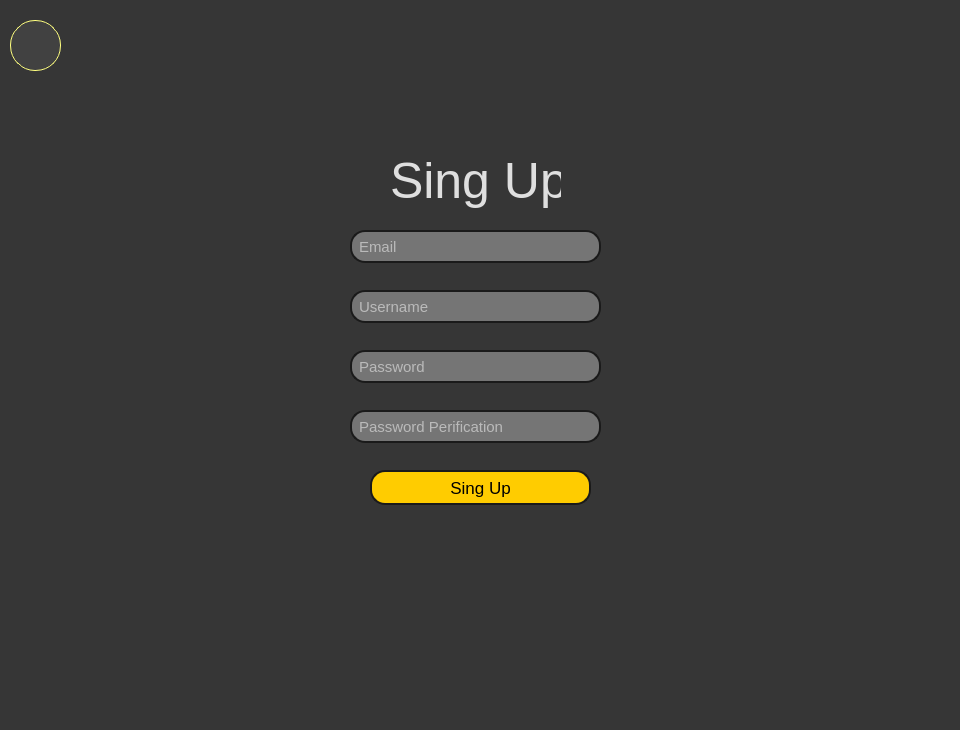
<?xml version="1.0" encoding="UTF-8"?>
<ui version="4.0">
 <class>createaccount</class>
 <widget class="QDialog" name="createaccount">
  <property name="geometry">
   <rect>
    <x>0</x>
    <y>0</y>
    <width>960</width>
    <height>730</height>
   </rect>
  </property>
  <property name="windowTitle">
   <string>Create Accont</string>
  </property>
  <property name="styleSheet">
   <string notr="true">background-color: rgb(54, 54, 54);</string>
  </property>
  <widget class="QLineEdit" name="username">
   <property name="geometry">
    <rect>
     <x>350</x>
     <y>290</y>
     <width>251</width>
     <height>33</height>
    </rect>
   </property>
   <property name="styleSheet">
    <string notr="true">padding:5px;
background-color: rgb(117, 117, 117);
color: rgb(255, 255, 255);
border:2px solid rgb(26, 26, 26);
border-radius:15px;
font-size:15px;</string>
   </property>
   <property name="text">
    <string/>
   </property>
   <property name="placeholderText">
    <string>Username</string>
   </property>
  </widget>
  <widget class="QLineEdit" name="confirmpass">
   <property name="geometry">
    <rect>
     <x>350</x>
     <y>410</y>
     <width>251</width>
     <height>33</height>
    </rect>
   </property>
   <property name="styleSheet">
    <string notr="true">padding:5px;
background-color: rgb(117, 117, 117);
color: rgb(255, 255, 255);
border:2px solid rgb(26, 26, 26);
border-radius:15px;
font-size:15px;</string>
   </property>
   <property name="placeholderText">
    <string>Password Perification</string>
   </property>
  </widget>
  <widget class="QLabel" name="label">
   <property name="geometry">
    <rect>
     <x>390</x>
     <y>150</y>
     <width>171</width>
     <height>61</height>
    </rect>
   </property>
   <property name="styleSheet">
    <string notr="true">color: rgb(223, 223, 223);
font-size:50px;</string>
   </property>
   <property name="text">
    <string>Sing Up</string>
   </property>
  </widget>
  <widget class="QLineEdit" name="email">
   <property name="geometry">
    <rect>
     <x>350</x>
     <y>230</y>
     <width>251</width>
     <height>33</height>
    </rect>
   </property>
   <property name="styleSheet">
    <string notr="true">padding:5px;
border:2px solid rgb(26, 26, 26);
border-radius:15px;
font-size:15px;
color: rgb(255, 255, 255);
background-color: rgb(117, 117, 117);</string>
   </property>
   <property name="placeholderText">
    <string>Email</string>
   </property>
  </widget>
  <widget class="QLineEdit" name="password">
   <property name="geometry">
    <rect>
     <x>350</x>
     <y>350</y>
     <width>251</width>
     <height>33</height>
    </rect>
   </property>
   <property name="styleSheet">
    <string notr="true">padding:5px;
background-color: rgb(117, 117, 117);
color: rgb(255, 255, 255);
border:2px solid rgb(26, 26, 26);
border-radius:15px;
font-size:15px;</string>
   </property>
   <property name="placeholderText">
    <string>Password</string>
   </property>
  </widget>
  <widget class="QPushButton" name="singupbutton">
   <property name="geometry">
    <rect>
     <x>370</x>
     <y>470</y>
     <width>221</width>
     <height>35</height>
    </rect>
   </property>
   <property name="styleSheet">
    <string notr="true">padding:5px;
border:2px solid rgb(26, 26, 26);
border-radius:15px;
font-size:17px;
background-color: rgb(255, 204, 0);</string>
   </property>
   <property name="text">
    <string>Sing Up</string>
   </property>
  </widget>
  <widget class="QPushButton" name="backbutton">
   <property name="geometry">
    <rect>
     <x>10</x>
     <y>20</y>
     <width>61</width>
     <height>51</height>
    </rect>
   </property>
   <property name="styleSheet">
    <string notr="true">border:1px;
background: transparent;</string>
   </property>
   <property name="text">
    <string/>
   </property>
  </widget>
  <widget class="QLabel" name="arrowback_label">
   <property name="geometry">
    <rect>
     <x>10</x>
     <y>20</y>
     <width>51</width>
     <height>51</height>
    </rect>
   </property>
   <property name="styleSheet">
    <string notr="true">
background-color: rgb(65, 65, 65);
border-radius:25px;
border:1px solid rgb(255, 255, 127);
</string>
   </property>
   <property name="text">
    <string/>
   </property>
   <property name="textFormat">
    <enum>Qt::PlainText</enum>
   </property>
   <property name="pixmap">
    <pixmap>icons/arrow-left.png</pixmap>
   </property>
   <property name="scaledContents">
    <bool>true</bool>
   </property>
  </widget>
  <zorder>arrowback_label</zorder>
  <zorder>username</zorder>
  <zorder>confirmpass</zorder>
  <zorder>label</zorder>
  <zorder>email</zorder>
  <zorder>password</zorder>
  <zorder>singupbutton</zorder>
  <zorder>backbutton</zorder>
 </widget>
 <resources/>
 <connections/>
</ui>
